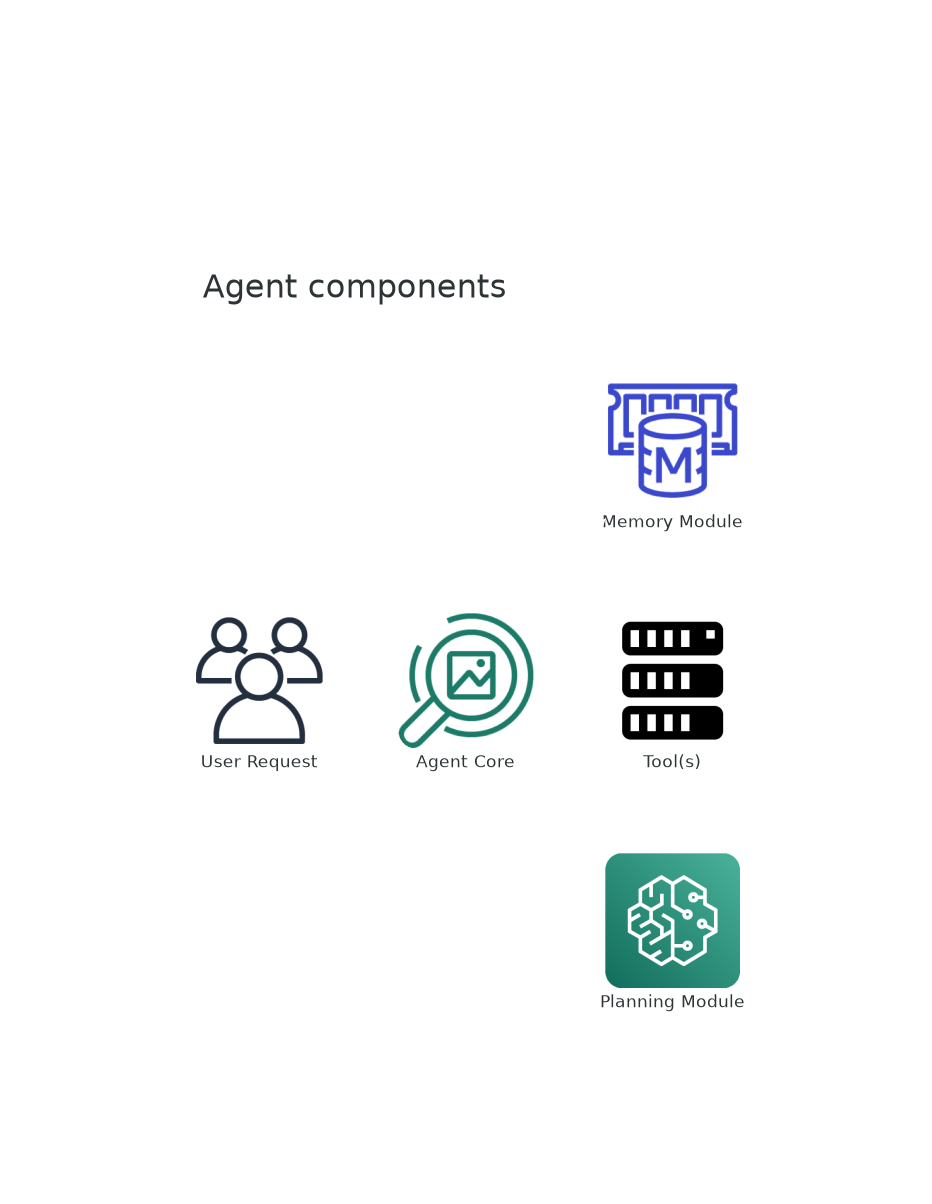

The script that drew this image:
#!/usr/bin/env python3
#
# agent-components.py
#
# Script generates a small diagram for AWS meetup presentation.
#
# pylint: disable=pointless-statement, expression-not-assigned

from diagrams import Diagram, Cluster, Edge
from diagrams.onprem.client import Users
from diagrams.aws.database import ElasticacheForMemcached
from diagrams.aws.ml import RekognitionImage
from diagrams.aws.ml import Sagemaker
from diagrams.onprem.compute import Server

graph_attr = {
    "concentrate": "true",
    "splines": "curved",
    "bgcolor": "transparent",
    "labelloc": "t",
    "labeljust": "l",
    "fontsize": "24",
    "align": "right",
}

edge_attr = {
    "minlen": "1",
    "color": "white",
    # "headport": "w",
}

with Diagram(
    "\n\nAgent components\n\n",
    filename="agent-components-diagrams",
    show=False,
    graph_attr=graph_attr,
    edge_attr=edge_attr,
):
    user = Users("User Request")
    memory = ElasticacheForMemcached("Memory Module")
    agent = RekognitionImage("Agent Core")
    tool = Server("Tool(s)")
    plan = Sagemaker("Planning Module")

    user >> Edge(dir="both") >> agent
    agent >> Edge(dir="both") >> memory
    agent >> Edge(dir="both") >> tool
    agent >> Edge(dir="both") >> plan
